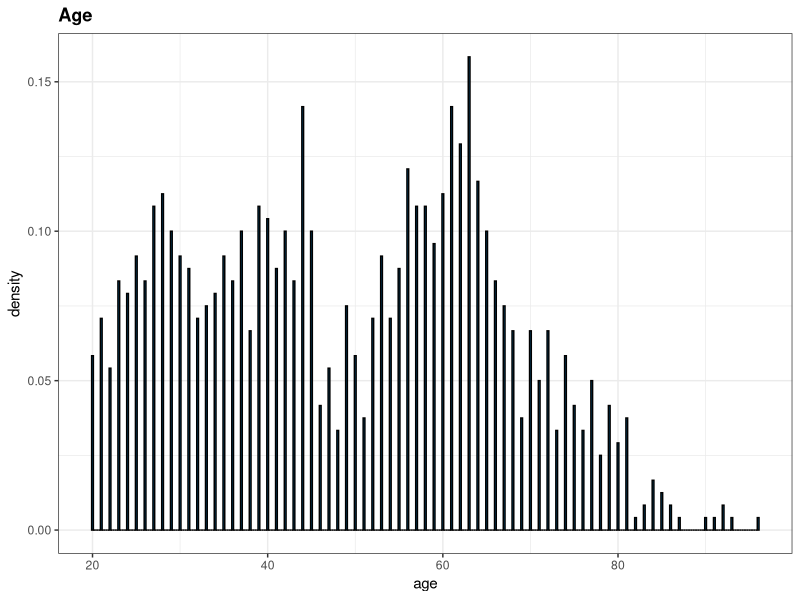
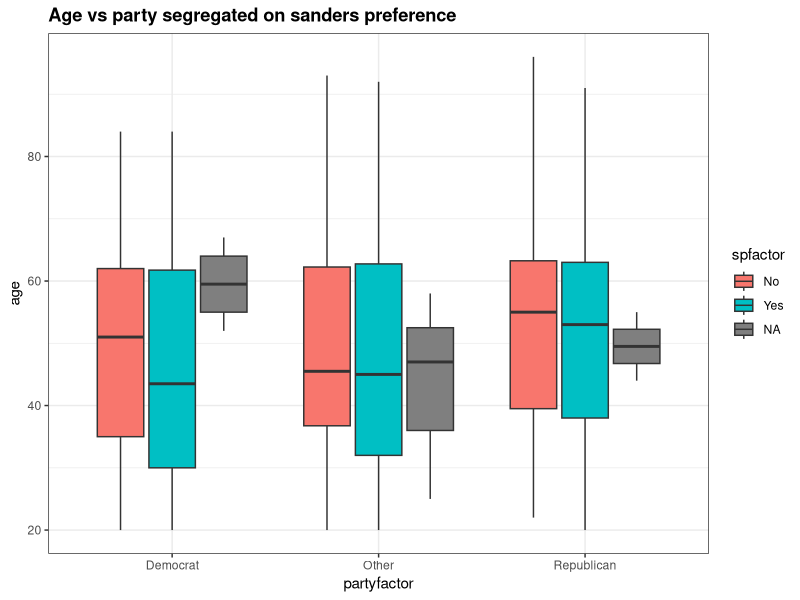

These charts were generated, in order, by the following R code: (Note: this script raises an error after producing the figures.)
## ---- chunk 1
library(ggplot2)
theme_set(theme_bw())
library(car)
publicopinion <- read.csv('public_opinion.csv')


#create subset without issing values
publicopinion_narm <- publicopinion[!is.na(publicopinion$sanders_preference),]
#create age variable
publicopinion$age <- 2017 - publicopinion$birthyr
#turn variables into factors
publicopinion$partyfactor <- ifelse(publicopinion$party==1, 'Democrat', 
                                    ifelse(publicopinion$party==2, 'Other', 
                                           'Republican'))


publicopinion$genderfactor <- ifelse(publicopinion$gender==1,'Male', 'Female')
publicopinion$racefactor <- ifelse(publicopinion$race_white==1, 'White', 'Non-White')
publicopinion$spfactor <- ifelse(publicopinion$sanders_preference==1, "Yes", "No")

## ---- chunk 2
#Section 1a.
model.final <- glm(sanders_preference ~ age + racefactor + partyfactor, data = publicopinion, family = binomial(link = logit))

summary(model.final)

odds_age <- exp(model.final$coefficients[2]*-10)
odds_age

odds_white<- exp(model.final$coefficients[3])
odds_white

odds_ind <- exp(model.final$coefficients[4])
odds_ind

odds_rep <- exp(model.final$coefficients[5])
odds_rep
## ---- chunk 3
summary(publicopinion)
## ---- chunk 4
publicopinion[is.na(publicopinion$sanders_preference),]
## ---- chunk 5
# Distribution of Age
ggplot(publicopinion, aes(x = age)) +
  geom_histogram(aes(y = ..density..), binwidth = 0.2, fill="#0072B2", colour="black") +
  ggtitle("Age") + 
  theme(plot.title = element_text(lineheight=1, face="bold"))
## ---- chunk 6

ggplot(publicopinion, aes(partyfactor, age)) +
  geom_boxplot(aes(fill = spfactor)) + 
  #geom_jitter() +
  ggtitle("Age vs party segregated on sanders preference") + 
  theme(plot.title = element_text(lineheight=1, face="bold")) 

## ---- chunk 7
ggp <- ggplot(publicopinion_narm, aes(x=age, y=sanders_preference))

ggp + geom_point()+
  geom_smooth(method="loess", se=T)+
  ylab("Percent with Sanders preference")+
  xlab("Age")+
  ggtitle("Sanders preference grouped by age")+
  theme(plot.title=element_text(hjust=.5))
## ---- chunk 8
ggplot(publicopinion, aes(partyfactor, age)) +
  geom_boxplot(aes(fill = partyfactor)) + 
  geom_jitter() +
  ggtitle("Party Affiliation by Age") + 
  theme(plot.title = element_text(lineheight=1, face="bold")) 
## ---- chunk 9
po_party_agg <- with(publicopinion_narm,
                     aggregate(cbind(100*sanders_preference),
                               list(partyfactor=partyfactor),
                               mean))
po_party_agg$n <- with(publicopinion_narm,
                     aggregate(cbind(100*sanders_preference),
                               list(partyfactor=partyfactor),
                               length))[,2]

po_party_df <- data.frame(sanders_pref_percent=po_party_agg$V1,
                          party=po_party_agg$partyfactor, 
                          sample_percent = 100*po_party_agg$n/1191)
po_party_df
## ---- chunk 10
age_bin_agg_party <- with(publicopinion_narm,
                        aggregate(cbind(sanders_preference),
                                  list(agebin=age, 
                                       party=partyfactor), mean))
age_bin_agg_party$n <- with(publicopinion_narm,
                        aggregate(cbind(sanders_preference),
                                  list(agebin=age, 
                                       party=partyfactor), length))[,3]

ggp <- ggplot(age_bin_agg_party, aes(x=agebin, y=sanders_preference,
                                     color=party, size=n))

ggp + geom_point(aes(color=party))+
  geom_smooth(method="loess", se=F)+
  ylab("Percent with Sanders preference")+
  xlab("Age")+
  ggtitle("Sanders preference grouped by age\n(divided by party)")+
  theme(plot.title=element_text(hjust=.5))
## ---- chunk 11
ggplot(publicopinion, aes(racefactor, age)) +
  geom_boxplot(aes(fill = spfactor)) + 
  #geom_jitter() +
  ggtitle("Age vs party segregated on sanders preference") + 
  theme(plot.title = element_text(lineheight=1, face="bold")) 
## ---- chunk 12
po_race_agg <- with(publicopinion_narm,
                     aggregate(cbind(100*sanders_preference),
                               list(racefactor=racefactor),
                               mean))
po_race_agg$n <- with(publicopinion_narm,
                     aggregate(cbind(100*sanders_preference),
                               list(racefactor=racefactor),
                               length))[,2]

po_race_df <- data.frame(sanders_pref_percent=po_race_agg$V1,
                          party=po_race_agg$racefactor, 
                          sample_percent = 100*po_race_agg$n/1191)
po_race_df
## ---- chunk 13
age_bin_agg_race <- with(publicopinion_narm,
                        aggregate(cbind(sanders_preference),
                                  list(agebin=age, 
                                       race=racefactor), mean))
age_bin_agg_race$n <- with(publicopinion_narm,
                        aggregate(cbind(sanders_preference),
                                  list(agebin=age, 
                                       race=racefactor), length))[,3]

ggp <- ggplot(age_bin_agg_race, aes(x=agebin, y=sanders_preference,
                                     color=race, size=n))

ggp + geom_point(aes(color=race))+
  geom_smooth(method="loess", se=F)+
  ylab("Percent with Sanders preference")+
  xlab("Age")+
  ggtitle("Sanders preference grouped by age\n(divided by race)")+
  theme(plot.title=element_text(hjust=.5))
## ---- chunk 14
ggplot(publicopinion, aes(genderfactor, age)) +
  geom_boxplot(aes(fill = genderfactor)) + 
  geom_jitter() +
  ggtitle("Gender by Age") + 
  theme(plot.title = element_text(lineheight=1, face="bold")) 
## ---- chunk 15
po_gender_agg <- with(publicopinion_narm,
                     aggregate(cbind(100*sanders_preference),
                               list(genderfactor=genderfactor),
                               mean))
po_gender_agg$n <- with(publicopinion_narm,
                     aggregate(cbind(100*sanders_preference),
                               list(genderfactor=genderfactor),
                               length))[,2]

po_gender_df <- data.frame(sanders_pref_percent=po_gender_agg$V1,
                          party=po_gender_agg$genderfactor, 
                          sample_percent = 100*po_gender_agg$n/1191)
po_gender_df
## ---- chunk 16
age_bin_agg_gender <- with(publicopinion_narm,
                        aggregate(cbind(sanders_preference),
                                  list(agebin=age, 
                                       gender=genderfactor), mean))
age_bin_agg_gender$n <- with(publicopinion_narm,
                        aggregate(cbind(sanders_preference),
                                  list(agebin=age, 
                                       gender=genderfactor), length))[,3]

ggp <- ggplot(age_bin_agg_gender, aes(x=agebin, y=sanders_preference,
                                     color=gender, size=n))

ggp + geom_point(aes(color=gender))+
  geom_smooth(method="loess", se=F)+
  ylab("Percent with Sanders preference")+
  xlab("Age")+
  ggtitle("Sanders preference grouped by age\n(divided by gender)")+
  theme(plot.title=element_text(hjust=.5))
## ---- chunk 17
glm.out.base <- glm(sanders_preference ~ age + partyfactor + racefactor + 
                 genderfactor, data=publicopinion_narm,
                 family=binomial(link='logit'))
glm.out.int <- glm(sanders_preference ~ age + partyfactor + racefactor + 
                 genderfactor + age:genderfactor, data=publicopinion_narm,
                 family=binomial(link='logit'))

summary(glm.out.base)
## ---- chunk 18
summary(glm.out.int)
## ---- chunk 19
anova(glm.out.base, glm.out.int, test="LR")
## ---- chunk 20
glm.out.base <- glm(sanders_preference ~ age + partyfactor + racefactor + 
                 genderfactor, data=publicopinion_narm,
                 family=binomial(link='logit'))
glm.out.int <- glm(sanders_preference ~ age + partyfactor + racefactor + 
                 genderfactor + age:partyfactor, data=publicopinion_narm,
                 family=binomial(link='logit'))

summary(glm.out.base)
## ---- chunk 21
summary(glm.out.int)
## ---- chunk 22
anova(glm.out.base, glm.out.int, test="LR")
## ---- chunk 23
glm.out.base <- glm(sanders_preference ~ age + partyfactor + racefactor + 
                 genderfactor, data=publicopinion_narm,
                 family=binomial(link='logit'))
glm.out.quad <- glm(sanders_preference ~ age + partyfactor + racefactor + 
                 genderfactor + I(age^2), data=publicopinion_narm,
                 family=binomial(link='logit'))

summary(glm.out.base)
## ---- chunk 24
summary(glm.out.quad)
## ---- chunk 25
anova(glm.out.base, glm.out.quad, test="LR")
## ---- chunk 26
summary(model.final)
## ---- chunk 27
Anova(model.final)
## ---- chunk 28
1 / exp(model.final$coefficients[2] * 10)
## ---- chunk 29
vcov(model.final)
## ---- chunk 30
c = 10
alpha = 0.05
confint = c * qnorm(1 - alpha/2) * sqrt(1.344168e-05)

odds.ratio = 1 / exp(model.final$coefficients[2] * 10)

lower = odds.ratio - confint
upper = odds.ratio + confint

odds.ratio
lower
upper
## ---- chunk 31
#create variable a to represent ages 20 to 100
#create different y values for each subgroup of party and race - 6 total
#using the model predited probabilities for sanders_preference
a = c(20:100)
y_dem_nw = exp(model.final$coefficients[1] + model.final$coefficients[2]*a)/
       (1+exp(model.final$coefficients[1] + model.final$coefficients[2]*a))

y_oth_nw = exp(model.final$coefficients[1] + model.final$coefficients[2]*a +
                 model.final$coefficients[3])/
       (1+exp(model.final$coefficients[1] + model.final$coefficients[2]*a +
                 model.final$coefficients[3]))

y_rep_nw = exp(model.final$coefficients[1] + model.final$coefficients[2]*a +
                 model.final$coefficients[4])/
       (1+exp(model.final$coefficients[1] + model.final$coefficients[2]*a +
                 model.final$coefficients[4]))



y_dem_w = exp(model.final$coefficients[1] + model.final$coefficients[2]*a +
                model.final$coefficients[5])/
       (1+exp(model.final$coefficients[1] + model.final$coefficients[2]*a +
                model.final$coefficients[5]))

y_oth_w = exp(model.final$coefficients[1] + model.final$coefficients[2]*a +
                 model.final$coefficients[3] +
                model.final$coefficients[5])/
       (1+exp(model.final$coefficients[1] + model.final$coefficients[2]*a +
                 model.final$coefficients[3] +
                model.final$coefficients[5]))

y_rep_w = exp(model.final$coefficients[1] + model.final$coefficients[2]*a +
                 model.final$coefficients[4] +
                model.final$coefficients[5])/
       (1+exp(model.final$coefficients[1] + model.final$coefficients[2]*a +
                 model.final$coefficients[4] +
                model.final$coefficients[5]))
        

## ---- chunk 32
age_bin_agg_all <- with(publicopinion_narm,
                        aggregate(cbind(sanders_preference),
                                  list(agebin=age, 
                                       party=partyfactor,
                                       race=racefactor), mean))
age_bin_agg_all$n <- with(publicopinion_narm,
                        aggregate(cbind(sanders_preference),
                                  list(agebin=age, 
                                       party=partyfactor,
                                       race=racefactor), length))[,4]
## ---- chunk 33
#plot data and predictions for white voters
ggp <- ggplot(age_bin_agg_all[age_bin_agg_all$race=="White",], aes(x=agebin, y=sanders_preference,
                                     color=party, size=n))

ggp + geom_point()+
  geom_path(inherit.aes=F, data=data.frame(x=a, y=y_dem_w),
             aes(x = a, y = y), color="blue")+
  geom_path(inherit.aes=F, data=data.frame(x=a, y=y_oth_w),
             aes(x = a, y = y), color="green")+
    geom_path(inherit.aes=F, data=data.frame(x=a, y=y_rep_w),
             aes(x = a, y = y), color="red")+
  #facet_grid(party~.)+
  scale_color_manual(values=c("blue", "green", "red"))+
  ylab("Percent with Sanders preference")+
  xlab("Age")+
  ggtitle("Model predictions for age vs. Sanders preference\nfor white voters, grouped by party")+
  theme(plot.title=element_text(hjust=.5))
## ---- chunk 34
#plot data and prediction for non-white voters
ggp <- ggplot(age_bin_agg_all[age_bin_agg_all$race=="Non-White",], aes(x=agebin, y=sanders_preference,
                                     color=party, size=n))

ggp + geom_point()+
  geom_path(inherit.aes=F, data=data.frame(x=a, y=y_dem_nw),
             aes(x = a, y = y), color="blue")+
  geom_path(inherit.aes=F, data=data.frame(x=a, y=y_oth_nw),
             aes(x = a, y = y), color="green")+
    geom_path(inherit.aes=F, data=data.frame(x=a, y=y_rep_nw),
             aes(x = a, y = y), color="red")+
  #facet_grid(party~.)+
  scale_color_manual(values=c("blue", "green", "red"))+
  ylab("Percent with Sanders preference")+
  xlab("Age")+
  ggtitle("Model predictions for age vs. Sanders preference\nfor non-white voters, grouped by party")+
  theme(plot.title=element_text(hjust=.5))
